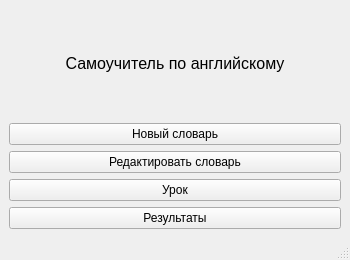
<?xml version="1.0" encoding="UTF-8"?>
<ui version="4.0">
 <class>MainWindow</class>
 <widget class="QMainWindow" name="MainWindow">
  <property name="geometry">
   <rect>
    <x>0</x>
    <y>0</y>
    <width>350</width>
    <height>260</height>
   </rect>
  </property>
  <property name="minimumSize">
   <size>
    <width>350</width>
    <height>260</height>
   </size>
  </property>
  <property name="maximumSize">
   <size>
    <width>350</width>
    <height>260</height>
   </size>
  </property>
  <property name="windowTitle">
   <string>Меню</string>
  </property>
  <widget class="QWidget" name="centralwidget">
   <layout class="QVBoxLayout" name="verticalLayout">
    <item>
     <widget class="QLabel" name="label">
      <property name="font">
       <font>
        <pointsize>12</pointsize>
       </font>
      </property>
      <property name="layoutDirection">
       <enum>Qt::LeftToRight</enum>
      </property>
      <property name="autoFillBackground">
       <bool>false</bool>
      </property>
      <property name="text">
       <string>Самоучитель по английскому</string>
      </property>
      <property name="textFormat">
       <enum>Qt::PlainText</enum>
      </property>
      <property name="alignment">
       <set>Qt::AlignCenter</set>
      </property>
      <property name="wordWrap">
       <bool>true</bool>
      </property>
     </widget>
    </item>
    <item>
     <widget class="QPushButton" name="btn_new_dict">
      <property name="font">
       <font>
        <pointsize>9</pointsize>
       </font>
      </property>
      <property name="cursor">
       <cursorShape>PointingHandCursor</cursorShape>
      </property>
      <property name="text">
       <string>Новый словарь</string>
      </property>
     </widget>
    </item>
    <item>
     <widget class="QPushButton" name="pushButton">
      <property name="font">
       <font>
        <pointsize>9</pointsize>
       </font>
      </property>
      <property name="text">
       <string>Редактировать словарь</string>
      </property>
     </widget>
    </item>
    <item>
     <widget class="QPushButton" name="btn_lesson">
      <property name="font">
       <font>
        <pointsize>9</pointsize>
       </font>
      </property>
      <property name="cursor">
       <cursorShape>PointingHandCursor</cursorShape>
      </property>
      <property name="text">
       <string>Урок</string>
      </property>
     </widget>
    </item>
    <item>
     <widget class="QPushButton" name="btn_result">
      <property name="font">
       <font>
        <pointsize>9</pointsize>
        <underline>false</underline>
        <strikeout>false</strikeout>
       </font>
      </property>
      <property name="cursor">
       <cursorShape>PointingHandCursor</cursorShape>
      </property>
      <property name="text">
       <string>Результаты</string>
      </property>
     </widget>
    </item>
   </layout>
  </widget>
  <widget class="QStatusBar" name="status_line"/>
 </widget>
 <resources/>
 <connections/>
</ui>
